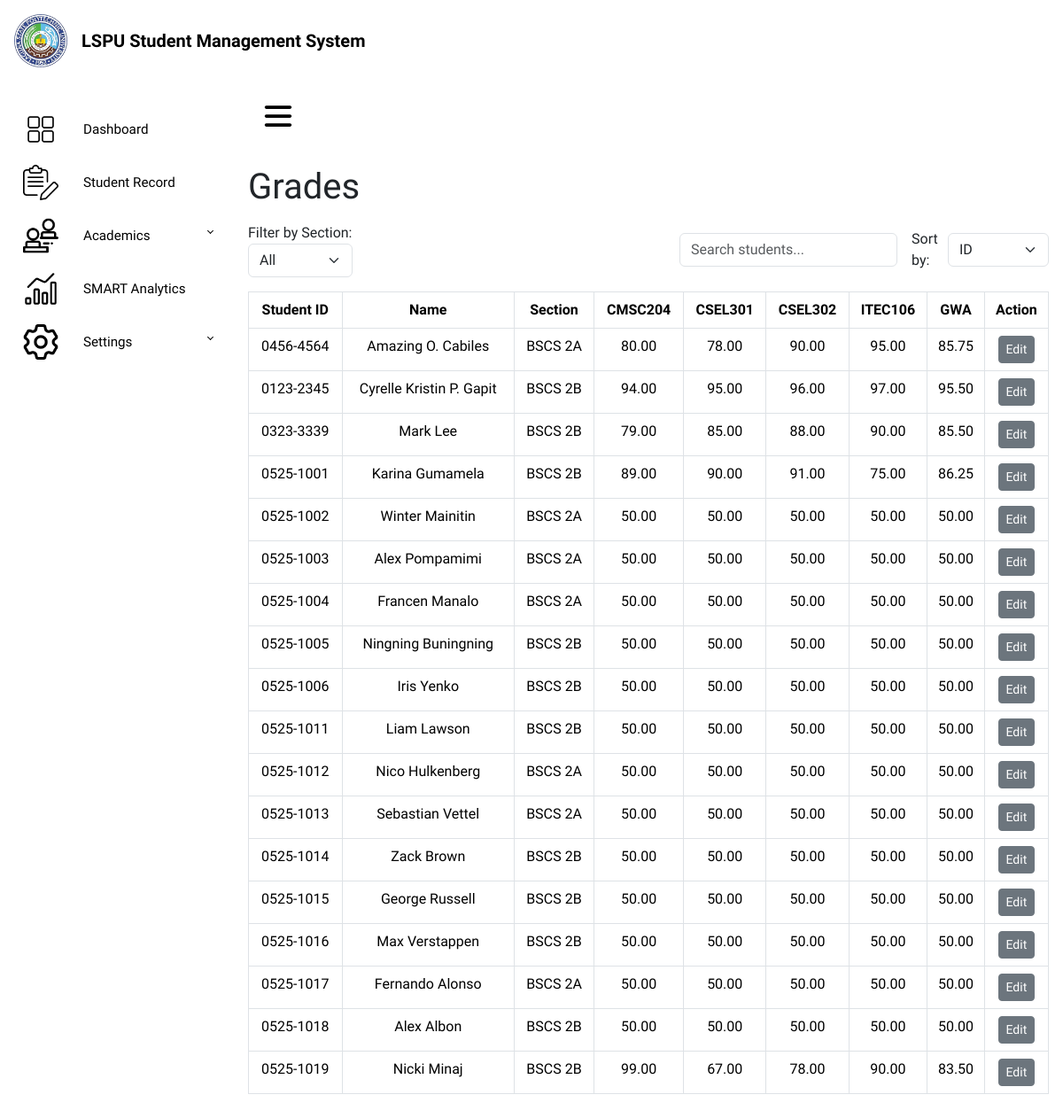
The app's page /grades/, older data.
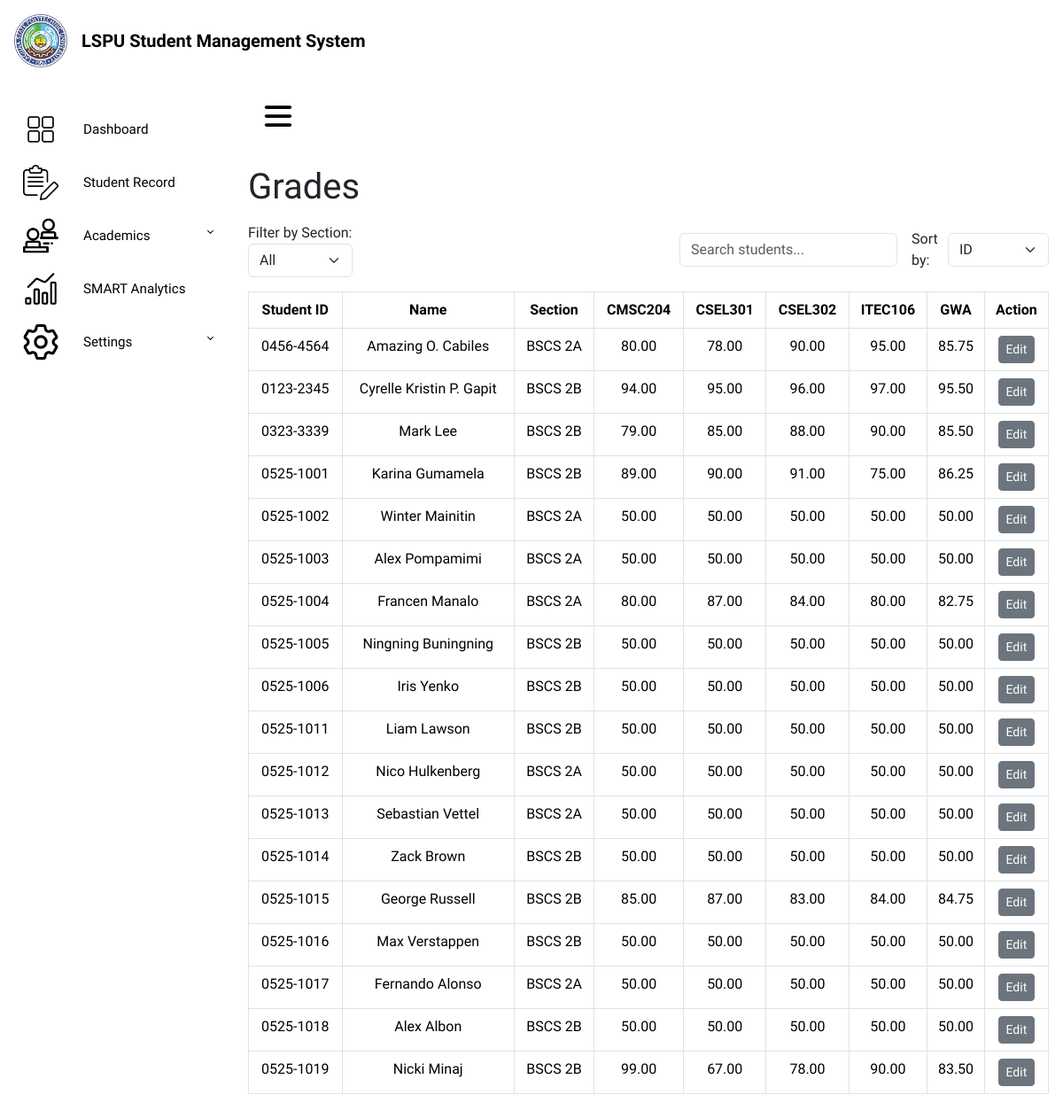
The same page, newer data.
### SMSapp/models.py (models this page shows, shortened)
class Subject(models.Model):
    code = models.CharField(max_length=20, unique=True)
    name = models.CharField(max_length=100)

class Student(models.Model):
    student_id = models.CharField(max_length=20, unique=True, blank=True)
    name = models.CharField(max_length=100)
    contact = models.CharField(max_length=20)
    address = models.TextField()
    section = models.CharField(max_length=10, default="BSCS 2A")
    gwa = models.FloatField(default=0.0)
    profile = models.CharField(max_length=50, null=True, blank=True)  # e.g., Advanced, Average
    dropout_risk = models.CharField(max_length=50, null=True, blank=True)  # e.g., Low, Medium, High
    performance_analysis = models.TextField(null=True, blank=True)
    performance_level = models.CharField(max_length=50, null=True, blank=True)
    profile_reasoning = models.TextField(blank=True, null=True)
    dropout_risk_reasoning = models.TextField(blank=True, null=True)
    performance_insights = models.TextField(null=True, blank=True)

### SMSapp/views.py (the view)
# urls.py: path("grades/", views.grades_view, name="grades_view"),
def grades_view(request):
    section_filter = request.GET.get('section', '')
    if section_filter:
        students = Student.objects.filter(section=section_filter)
    else:
        students = Student.objects.all()
    subjects = Subject.objects.all()
    student_grades = []
    for student in students:
        grade_dict = {'student': student}
        for subject in subjects:
            grade = Grade.objects.filter(student=student, subject=subject).first()
            grade_dict[subject.code] = grade.final_grade if grade else None
        grade_dict['gwa'] = student.gwa
        student_grades.append(grade_dict)
    return render(request, "grades.html", {
        "student_grades": student_grades,
        "subjects": subjects,
        "section_filter": section_filter
    })

### SMSapp/templatetags/custom_tags.py (called while the page is built)
@register.filter
def get_item(dictionary, key):
    return dictionary.get(key)

### SMSapp/templates/grades.html (shortened to what the changed rows need)
{% load extras %}
{% load custom_tags %}
{% load static %}
<!DOCTYPE html>
<html lang="en">
<head>
    <link href="https://cdn.jsdelivr.net/npm/bootstrap@5.3.3/dist/css/bootstrap.min.css" rel="stylesheet">
    <link href="https://cdn.lineicons.com/5.0/lineicons.css" rel="stylesheet">
    <link rel="stylesheet" href="https://cdn.jsdelivr.net/npm/bootstrap-icons@1.12.1/font/bootstrap-icons.min.css">
</head>
<body>
    <div class="d-flex">
        <div class="main">
            <main class="p-3">
                <div class="d-flex justify-content-between align-items-center mb-3">
                    <h1 class="mb-0">Grades</h1>
                </div>
                <div class="table-responsive text-center">
                    <table class="table table-bordered" id="studentTable">
                        <thead>
                            <tr>
                                <th>Student ID</th>
                                <th>Name</th>
                                <th>Section</th>
                                {% for subject in subjects %}
                                <th>{{ subject.code }}</th>
                                {% endfor %}
                                <th>GWA</th>
                                <th>Action</th>
                            </tr>
                        </thead>
                        <tbody>
                            {% for row in student_grades %}
                            <tr>
                                <td>{{ row.student.student_id }}</td>
                                <td>{{ row.student.name }}</td>
                                <td>{{ row.student.section }}</td>
                                {% for subject in subjects %}
                                <td>{{ row|get_item:subject.code|default:"N/A" }}</td>
                                {% endfor %}
                                <td>
                                    {% if row.gwa %}
                                        {{ row.gwa|floatformat:2 }}
                                    {% else %}
                                        N/A
                                    {% endif %}
                                </td>
                                <td>
                                    <button
                                    class="btn btn-primary btn-sm edit-btn"
                                    data-bs-toggle="modal"
                                    data-bs-target="#editModal"
                                    data-student-id="{{ row.student.id }}"
                                    data-student-name="{{ row.student.name }}"
                                    data-student-section="{{ row.student.section }}"
                                    {% for subject in subjects %}
                                    data-{{ subject.code|lower }}="{{ row|get_item:subject.code|default:"" }}"
                                    {% endfor %}>
                                    Edit
                                    </button>
                                </td>
                            </tr>
                            {% endfor %}
                        </tbody>
                    </table>
                </div>
</body>
</html>

Row changes from the older to the newer data that the page shows:
computed for Subject "CMSC204": code "50.00" → "80.00"; code "50.00" → "85.00"
computed for Subject "CSEL301": code "50.00" → "87.00"
computed for Subject "CSEL302": code "50.00" → "84.00"; code "50.00" → "83.00"
computed for Subject "ITEC106": code "50.00" → "80.00"; code "50.00" → "84.00"
changed Student "Francen Manalo": gwa "50.00" → "82.75"
changed Student "George Russell": gwa "50.00" → "84.75"
